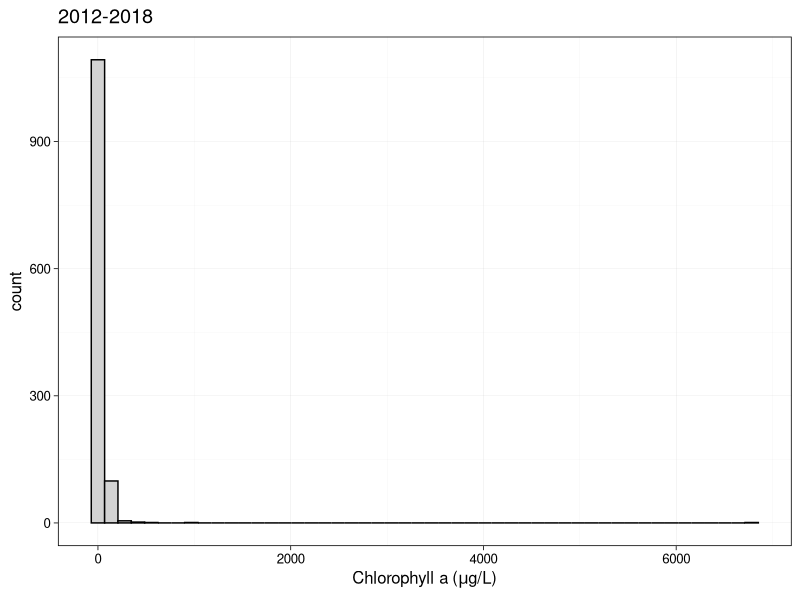
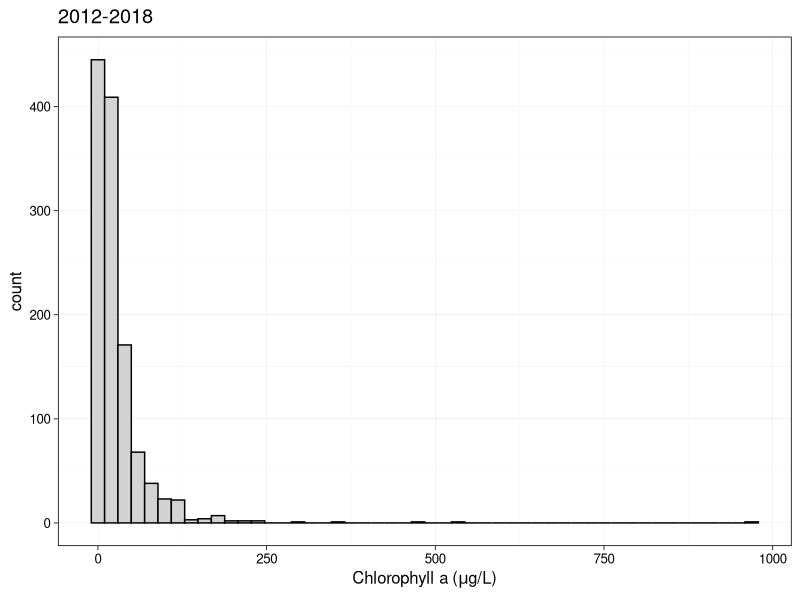
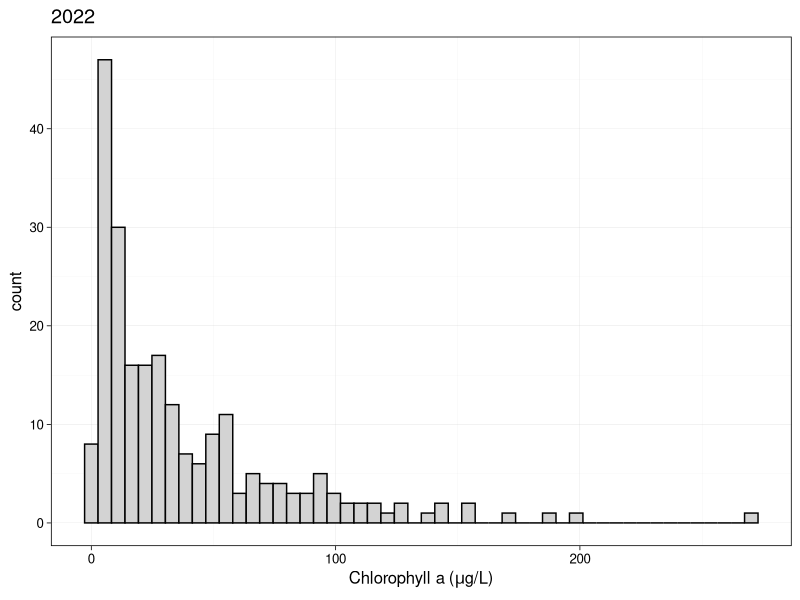
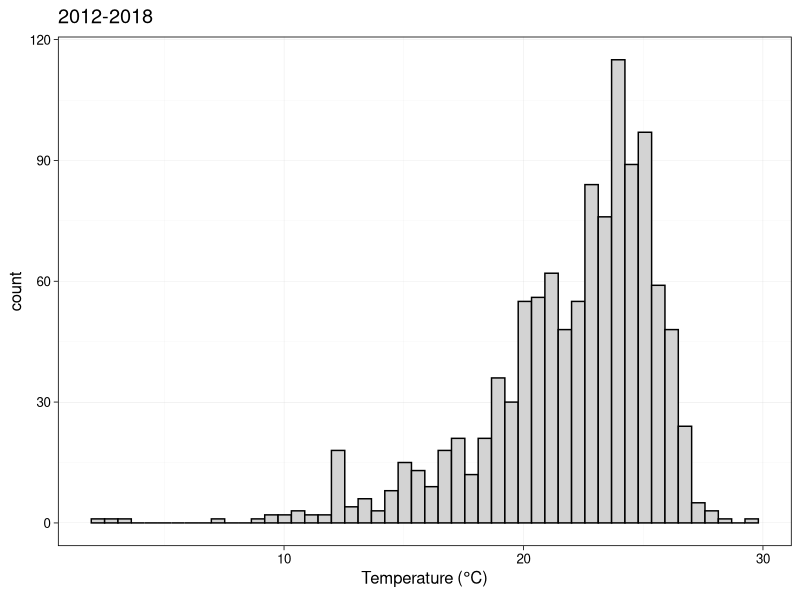
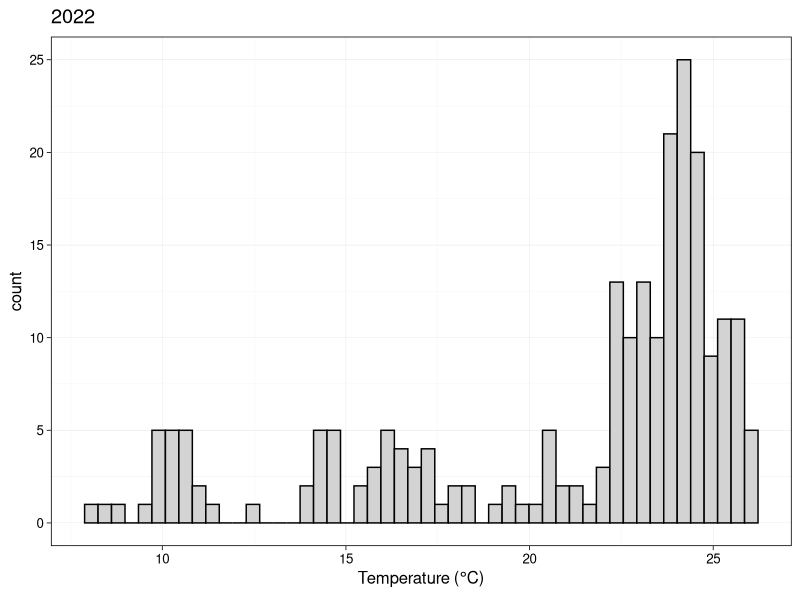
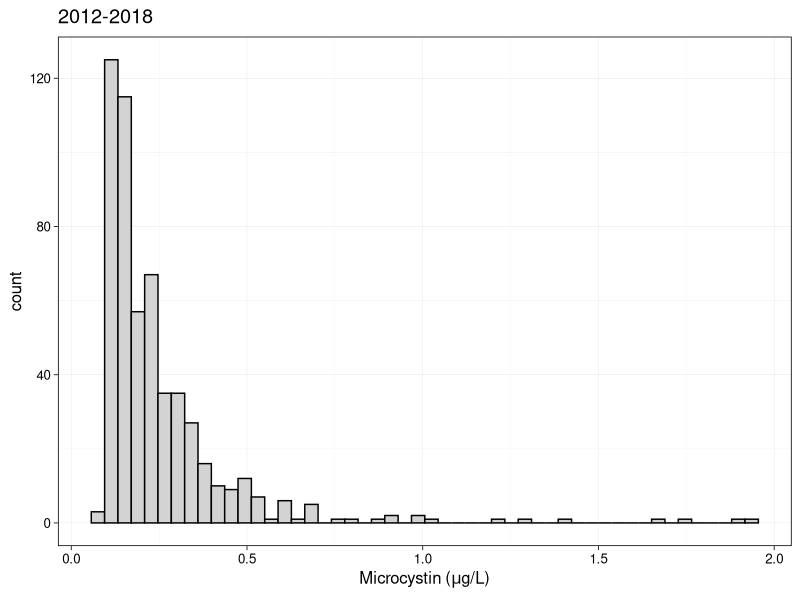
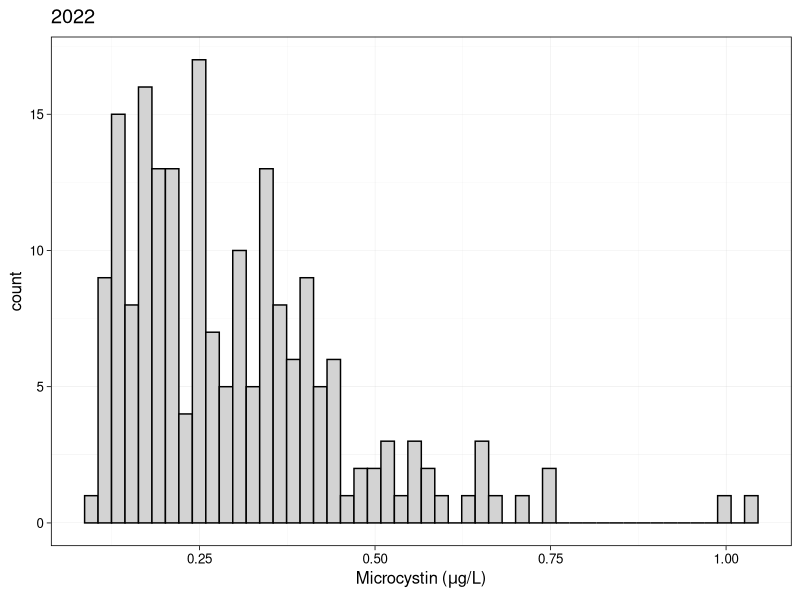
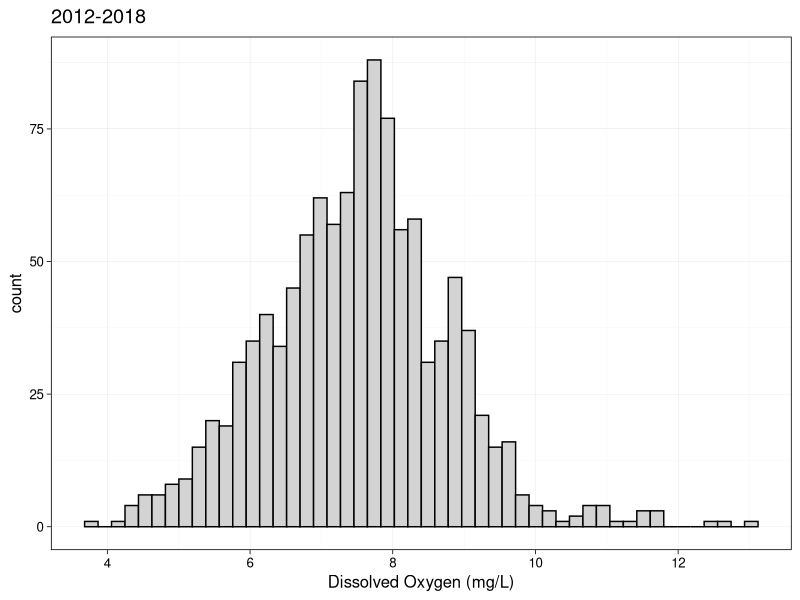

Generate these figures, in order, with R:
library(ggplot2)
library(tidyverse)
library(dplyr)
#install.packages("data.table")
library(data.table)


erie_data_2022 <- read.csv("./Data/Processed/Erie_2022_processed.csv")
erie_data_2012_2018 <- read.csv("./Data/Processed/Erie_2012_2018_processed.csv")

erie_data_2012_2018$Date <- as.Date(erie_data_2012_2018$Date, format="%m/%d/%Y")
erie_data_2012_2018 <- erie_data_2012_2018 %>%
  mutate(year=year(Date)) %>%
  mutate(month=month(Date))

##setting ggplot theme
ggplot_theme <- theme_linedraw(base_size = 12) +
  theme(panel.grid=element_line(colour="gray"),
        axis.text = element_text(color = "black"), 
        legend.position = "top")
theme_set(ggplot_theme)

##summary of 2012-2018 data
summary(erie_data_2012_2018)
#Chla (unit?): min = 0.710, max = 6784.000, mean = 34.014, NAs = 3
#PC (unit?): min = 0.01, max = 8227.92, mean = 29.16, NAs = 36
#MC (unit?): min = 0.0800, max = 1.9400, mean = 0.2527, NAs = 659
#DO (mg/L): min = 3.790, max = 13.040, mean = 7.516, NAs = 94
#CTD Temp (celsius): min = 2.40, max = 29.70, mean = 21.97, NAs = 97
#nitrate.nitrite (mg/L): min = 0.0020, max = 9.4530, mean = 0.9134, NAs = 371
#TDP (unit?): min = 0.16, max = 273.58, mean = 19.10, NAs = 330

summary_df_2012_2018 <- data_frame(Variable = c("Chlorophyll-a", "Phycocyanin", "Microcystin", "Dissolved oxygen", "Temperature", "Nitrate + Nitrite", "Total dissolved phosphorus"),
                              Minimum = c(0.710, 0.01, 0.0800, 3.790, 2.40, 0.0020, 0.16),
                              Maximum = c(6784.000, 8227.92, 1.9400, 13.040, 29.70, 9.4530, 273.58), 
                              Mean = c(34.014, 29.16, 0.2527, 7.516, 21.97, 0.9134, 19.10))
colnames(summary_df_2012_2018)[1] <- ""
summary_table_2012_2018 <- as.data.table(summary_df_2012_2018)
summary_table_2012_2018 ##ADD UNITS TO TABLE

##summary of 2022 data
summary(erie_data_2022)
#Chla (unit?): min = 1.430, max = 271.590, mean = 37.961, NAs = 0
#PC (unit?): min = 0.0186, max = 403.0800, mean = 30.8265, NAs = 19
#MC (unit?): min = 0.1000, max = 1.0400, mean = 0.3032, NAs = 32
#DO (mg/L): min = 4.557, max = 12.473, mean = 7.907, NAs = 0
#Temp (celsius): min = 8.236, max = 26.205, mean = 21.066, NAs = 0

summary_df_2022 <- data_frame(Variable = c("Chlorophyll-a", "Phycocyanin", "Microcystin", "Dissolved oxygen", "Temperature"),
                              Minimum = c(1.430, 0.0186, 0.1000, 4.557, 8.236),
                              Maximum = c(271.590, 403.0800, 1.0400, 12.473, 26.205), 
                              Mean = c(37.961, 30.8265, 0.3032, 7.907, 21.066))
colnames(summary_df_2022)[1] <- ""
summary_table_2022 <- as.data.table(summary_df_2022)
summary_table_2022


##histograms
#chla
chla_hist_2012_2018 <- ggplot(data=erie_data_2012_2018, aes(x=Extracted.Chlorophyll.a.b5g.L))+
  geom_histogram(bins=50, color="black", fill="lightgray") +
  xlab(expression("Chlorophyll a" ~ "("*mu*"g/L)"))+
  ggtitle("2012-2018")
chla_hist_2012_2018

chla_hist_no_outlier <- ggplot(data=subset(erie_data_2012_2018, !Extracted.Chlorophyll.a.b5g.L>6000), aes(x=Extracted.Chlorophyll.a.b5g.L))+
  geom_histogram(bins=50, color="black", fill="lightgray") +
  xlab(expression("Chlorophyll a" ~ "("*mu*"g/L)"))+
  ggtitle("2012-2018")
chla_hist_no_outlier
##easier to see distribution of chl a when outlier is removed

chla_hist_2022 <- ggplot(data=erie_data_2022, aes(x=Chla))+
  geom_histogram(bins=50, color="black", fill="lightgray") +
  xlab(expression("Chlorophyll a" ~ "("*mu*"g/L)"))+
  ggtitle("2022")
chla_hist_2022


#temp
temp_hist_2012_2018 <- ggplot(data=erie_data_2012_2018, aes(x=CTD.Temperature.b0C))+
  geom_histogram(bins=50, color="black", fill="lightgray") +
  xlab(expression("Temperature" ~ "("*degree*C*")"))+
  ggtitle("2012-2018")
temp_hist_2012_2018

temp_hist_2022 <- ggplot(data=erie_data_2022, aes(x=Temp))+
  geom_histogram(bins=50, color="black", fill="lightgray")+
  xlab(expression("Temperature" ~ "("*degree*C*")"))+
  ggtitle("2022")
temp_hist_2022


#MC
mc_hist_2012_2018 <- ggplot(data=erie_data_2012_2018, aes(x=Dissolved.Microcystin.b5g.L))+
  geom_histogram(bins=50, color="black", fill="lightgray")+
  xlab(expression("Microcystin" ~ "("*mu*"g/L)"))+
  ggtitle("2012-2018")
mc_hist_2012_2018

mc_hist_2022 <- ggplot(data=erie_data_2022, aes(x=MC))+
  geom_histogram(bins=50, color="black", fill="lightgray")+
  xlab(expression("Microcystin" ~ "("*mu*"g/L)"))+
  ggtitle("2022")
mc_hist_2022


#DO
do_hist_2012_2018 <- ggplot(data=erie_data_2012_2018, aes(x=CTD.Dissolved.Oxygen.mg.L))+
  geom_histogram(bins=50, color="black", fill="lightgray")+
  xlab("Dissolved Oxygen (mg/L)") +
  ggtitle("2012-2018")
do_hist_2012_2018

do_hist_2022 <- ggplot(data=erie_data_2022, aes(x=DO))+
  geom_histogram(bins=50, color="black", fill="lightgray")+
  xlab("Dissolved Oxygen (mg/L)") +
  ggtitle("2022")
do_hist_2022



##year box plots
# chla_year <- ggplot(data=erie_data_2012_2018, aes(x=as.factor(year), y=Extracted.Chlorophyll.a.b5g.L))+
#   geom_boxplot()
# chla_year
# 
# chla_year_no_outlier <- ggplot(data=subset(erie_data_2012_2018, !Extracted.Chlorophyll.a.b5g.L>6000), aes(x=as.factor(year), y=Extracted.Chlorophyll.a.b5g.L))+
#   geom_boxplot()
# chla_year_no_outlier
# 
# temp_year <- ggplot(data=erie_data_2012_2018, aes(x=as.factor(year), y=CTD.Temperature.b0C))+
#   geom_boxplot()
# temp_year



##surface v. bottom box plots
chla_depth_2012_2018 <- ggplot(data=erie_data_2012_2018, aes(x=as.factor(Sample.Depth.category), y=Extracted.Chlorophyll.a.b5g.L))+
  geom_boxplot()+
  xlab("Sample Depth Category")+
  ylab(expression("Chlorophyll a" ~ "("*mu*"g/L)"))+
  ggtitle("2012-2018")
chla_depth_2012_2018

##??
chla_depth_no_outlier <- ggplot(data=subset(erie_data_2012_2018, !Extracted.Chlorophyll.a.b5g.L>750), aes(x=as.factor(Sample.Depth.category), y=Extracted.Chlorophyll.a.b5g.L))+
  geom_boxplot()+
  xlab("Sample Depth Category")+
  ylab(expression("Chlorophyll a" ~ "("*mu*"g/L)"))+
  ggtitle("2012-2018")
chla_depth_no_outlier

chla_depth_2022 <- ggplot(data=erie_data_2022, aes(x=as.factor(Depth_category), y=Chla))+
  geom_boxplot()+
  xlab("Sample Depth Category")+
  ylab(expression("Chlorophyll a" ~ "("*mu*"g/L)"))+
  ggtitle("2022")
chla_depth_2022

MC_depth_2012_2018 <- ggplot(data=erie_data_2012_2018, aes(x=as.factor(Sample.Depth.category), y=Dissolved.Microcystin.b5g.L))+
  geom_boxplot()+
  xlab("Sample Depth Category")+
  ylab(expression("Microcystin" ~ "("*mu*"g/L)"))+
  ggtitle("2012-2018")
MC_depth_2012_2018

MC_depth_2022 <- ggplot(data=erie_data_2022, aes(x=as.factor(Depth_category), y=MC))+
  geom_boxplot()+
  xlab("Sample Depth Category")+
  ylab(expression("Microcystin" ~ "("*mu*"g/L)"))+
  ggtitle("2022")
MC_depth_2022

# DO_depth_2012_2018 <- ggplot(data=erie_data_2012_2018, aes(x=as.factor(Sample.Depth.category), y=CTD.Dissolved.Oxygen.mg.L))+
#   geom_boxplot()
# DO_depth_2012_2018
# 
# DO_depth_2022 <- ggplot(data=erie_data_2022, aes(x=as.factor(Depth_category), y=DO))+
#   geom_boxplot()
# DO_depth_2022

Temp_depth_2012_2018 <- ggplot(data=erie_data_2012_2018, aes(x=as.factor(Sample.Depth.category), y=CTD.Temperature.b0C))+
  geom_boxplot()+
  xlab("Sample Depth Category")+
  ylab(expression("Temperature" ~ "("*degree*C*")"))+
  ggtitle("2012-2018")
Temp_depth_2012_2018

Temp_depth_2022 <- ggplot(data=erie_data_2022, aes(x=as.factor(Depth_category), y=Temp))+
  geom_boxplot()+
  xlab("Sample Depth Category")+
  ylab(expression("Temperature" ~ "("*degree*C*")"))+
  ggtitle("2022")
Temp_depth_2022
